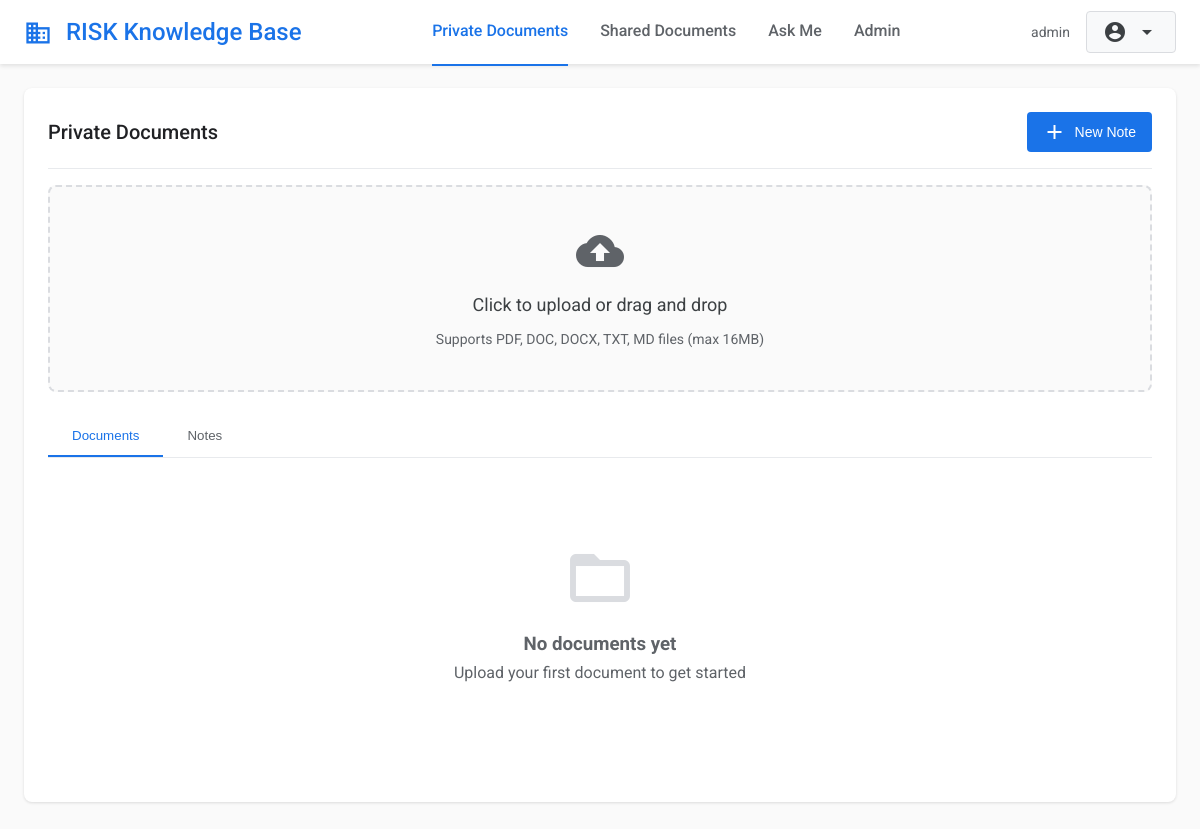
/private_documents (signed in), run on an earlier commit of the app's database.
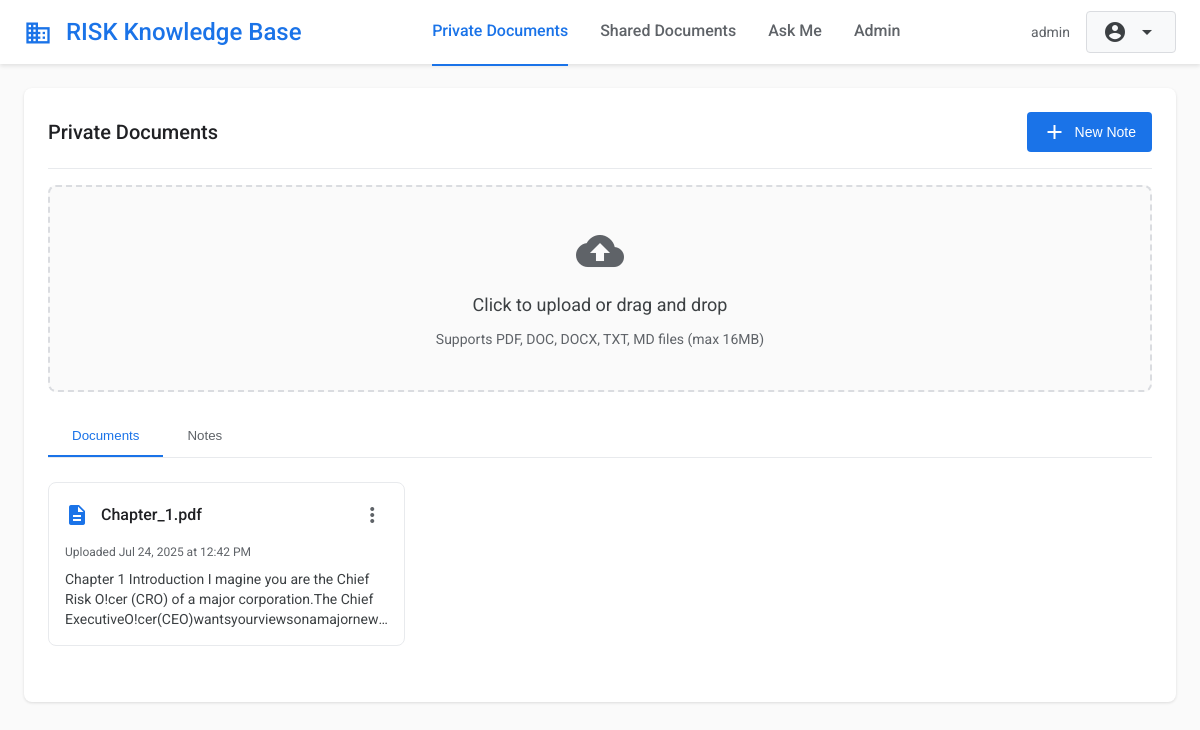
And on a later commit of the database.
### app.py (models this page shows)
class Document(db.Model):
    id = db.Column(db.Integer, primary_key=True)
    filename = db.Column(db.String(255), nullable=False)
    original_filename = db.Column(db.String(255), nullable=False)
    file_path = db.Column(db.String(500), nullable=False)
    content = db.Column(db.Text)
    is_shared = db.Column(db.Boolean, default=False)
    user_id = db.Column(db.Integer, db.ForeignKey('user.id'), nullable=False)
    created_at = db.Column(db.DateTime, default=datetime.utcnow)
    updated_at = db.Column(db.DateTime, default=datetime.utcnow, onupdate=datetime.utcnow)
    user = db.relationship('User', backref=db.backref('documents', lazy=True))

### app.py (the view)
@app.route('/private_documents')
@login_required
def private_documents():
    documents = Document.query.filter_by(user_id=current_user.id, is_shared=False).all()
    notes = Note.query.filter_by(user_id=current_user.id, is_shared=False).all()
    return render_template('private_documents.html', documents=documents, notes=notes)

### app.py (called while the page is built)
@login_manager.user_loader
def load_user(user_id):
    return User.query.get(int(user_id))

### templates/private_documents.html (shortened to what this page needs)
{% extends "base.html" %}
{% block content %}
<div class="card">
    <div class="card-header">
        <h1 class="card-title">Private Documents</h1>
        <button class="btn btn-primary" onclick="showNoteForm()">
            <span class="material-icons">add</span>
            New Note
        </button>
    </div>
    <div class="upload-area" onclick="document.getElementById('fileInput').click()"
         ondrop="handleDrop(event)" ondragover="handleDragOver(event)" ondragleave="handleDragLeave(event)">
        <div class="upload-icon material-icons">cloud_upload</div>
        <div class="upload-text">Click to upload or drag and drop</div>
        <div class="upload-subtext">Supports PDF, DOC, DOCX, TXT, MD files (max 16MB)</div>
    </div>
    <div class="tabs">
        <button class="tab active" onclick="switchTab('documents')">Documents</button>
        <button class="tab" onclick="switchTab('notes')">Notes</button>
    </div>
    <div class="tab-content active" id="documentsTab">
        <div class="documents-grid" id="documentsGrid">
            {% if documents %}
                {% for doc in documents %}
                <div class="document-card" onclick="viewDocument({{ doc.id }})">
                    <div class="document-header">
                        <div style="display: flex; align-items: center; flex: 1; min-width: 0;">
                            <span class="document-icon material-icons">description</span>
                            <span class="document-title">{{ doc.original_filename }}</span>
                        </div>
                        <div class="document-menu">
                            <button class="document-menu-btn" onclick="event.stopPropagation(); toggleDocumentMenu(this)">
                                <span class="material-icons">more_vert</span>
                            </button>
                        </div>
                    </div>
                    <div class="document-meta">
                        Uploaded {{ doc.created_at.strftime('%b %d, %Y at %I:%M %p') }}
                    </div>
                    <div class="document-preview">
                        {{ doc.content[:200] }}{% if doc.content|length > 200 %}...{% endif %}
                    </div>
                </div>
                {% endfor %}
            {% else %}
                <div class="empty-state" style="grid-column: 1 / -1;">
                    <div class="material-icons">folder_open</div>
                    <h3>No documents yet</h3>
                    <p>Upload your first document to get started</p>
                </div>
            {% endif %}
        </div>
    </div>
</div>
{% endblock %}

What changed in the data, as far as the page shows it:
added Document: original_filename "Chapter_1.pdf", created_at "Jul 24, 2025 at 12:42 PM", content "Chapter 1 Introduction I magine you are the Chief Risk O!cer (CRO) of a major corporation.The…"
Also different on the page:
text no longer shown: "No documents yet Upload your first document to get started"
